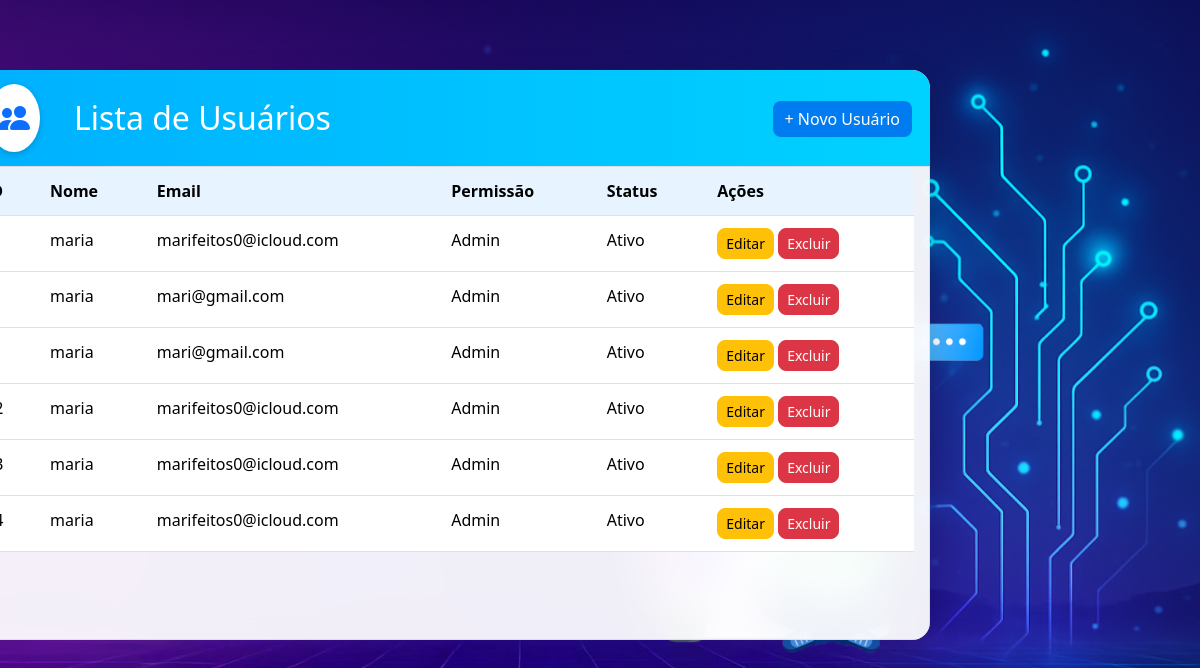
The app's page /, older data.
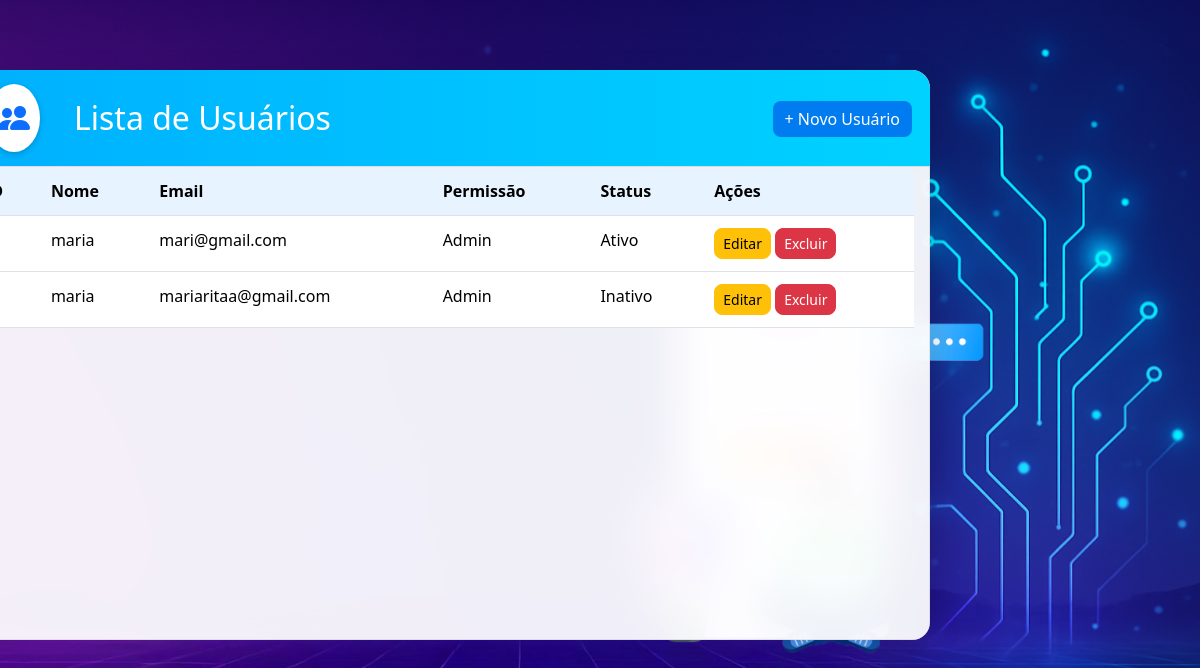
The same page, newer data.
### tables this page shows
CREATE TABLE usuarios (
    id INTEGER PRIMARY KEY AUTOINCREMENT,
    nome TEXT NOT NULL,
    email TEXT NOT NULL,
    usuario TEXT NOT NULL,
    senha TEXT NOT NULL,
    sexo TEXT,
    telefone TEXT,
    endereco TEXT,
    cpf TEXT NOT NULL,
    permissao TEXT NOT NULL,
    status TEXT NOT NULL
);

### app.py (the view)
@app.route("/")
def index():
    usuarios = listar_usuarios()
    return render_template("index.html", usuarios=usuarios)

### app.py (called while the page is built)
def get_conn():
    return sqlite3.connect(DB_PATH)

def listar_usuarios():
    with get_conn() as conn:
        cur = conn.cursor()
        cur.execute("""
            SELECT id, nome, email, usuario, senha, sexo, telefone,
                   endereco, cpf, permissao, status
            FROM usuarios
            ORDER BY id ASC
        """)
        return cur.fetchall()

### templates/index.html (shortened to what this page needs)
{% extends 'base.html' %}
{% block content %}
<div class="card-list">
  <div class="custom-header">
    <i class="bi bi-people-fill header-icon"></i>
    <h2 class="mb-0">Lista de Usuários</h2>
    <div class="ms-auto">
      <a href="/cadastrar" class="btn btn-primary">+ Novo Usuário</a>
    </div>
  </div>
  {% if usuarios %}
    <div class="table-scroll">
      <table class="table">
        <thead>
          <tr class="table-header">
            <th>ID</th>
            <th>Nome</th>
            <th>Email</th>
            <th>Permissão</th>
            <th>Status</th>
            <th>Ações</th>
          </tr>
        </thead>
        <tbody>
          {% for usuario in usuarios %}
          <tr>
            <td>{{ usuario[0] }}</td>
            <td>{{ usuario[1] }}</td>
            <td>{{ usuario[2] }}</td>
            <td>{{ usuario[9] }}</td>
            <td>{{ usuario[10] }}</td>
            <td>
              <a href="/editar/{{ usuario[0] }}" class="btn btn-warning btn-sm">Editar</a>
              <a href="/excluir/{{ usuario[0] }}" class="btn btn-danger btn-sm"
                 onclick="return confirm('Deseja excluir este usuário?')">Excluir</a>
            </td>
          </tr>
          {% endfor %}
        </tbody>
      </table>
    </div>
  {% else %}
    <p class="text-center mb-0">Nenhum usuário cadastrado.</p>
  {% endif %}
</div>
{% endblock %}

### templates/base.html (shortened to what this page needs)
<!DOCTYPE html>
<html lang="pt-br">
<head>
  <link href="https://cdn.jsdelivr.net/npm/bootstrap@5.3.2/dist/css/bootstrap.min.css" rel="stylesheet">
  <link rel="stylesheet" href="https://cdn.jsdelivr.net/npm/bootstrap-icons@1.10.5/font/bootstrap-icons.css">
<link rel="stylesheet" href="{{ url_for('static', filename='style.css') }}?v=5.6">
</head>
<body>
  <div class="container py-5 d-flex justify-content-start">
    {% block content %}{% endblock %}
  </div>
</body>
</html>

### static/style.css (style rules this page uses)
body { font-family: 'Segoe UI', Tahoma, Geneva, Verdana, sans-serif; background-image: url('/static/img/background-cadastro.jpg'); background-size: cover; background-position: center; background-repeat: no-repeat; min-height: 100vh; margin: 0; }
:root { --card-left: 260px; --card-top: 70px; --card-bottom-gap: 160px; --list-left-adjust: -250px; --edit-left-adjust: -250px; }
.header-icon { font-size: 2rem; background: white; color: #0d6efd; padding: 10px; border-radius: 50%; box-shadow: 0 2px 6px rgba(0,0,0,0.2); }
.btn { border-radius: 8px; transition: all 0.3s ease; }
.btn-primary { background-color: #007cf0; border: none; }
html, body { height: 100%; overflow: hidden; }
@media (max-width: 1365px) { :root { --card-left: 220px; } }
.card-list { position: fixed !important; top: var(--card-top) !important; left: calc(var(--card-left) + var(--list-left-adjust)) !important; width: min(960px, 92vw) !important; display: flex !important; flex-direction: column !important; height: calc(100vh - var(--card-top) - var(--card-bottom-gap)) !important; background: rgba(255,255,255,0.85); backdrop-filter: blur(20px); border-radius: 18px; box-shadow: 0 8px 30px rgba(0,0,0,0.2); overflow: hidden !important; }
.table-scroll { flex: 1 1 auto; min-height: 0; overflow-y: auto; background: rgba(255,255,255,.55); border: 1px solid rgba(0,0,0,.08); border-radius: 0 0 12px 12px; }
.table { width: 100%; border-collapse: collapse; }
.table th, .table td { padding: 12px 14px; }
.table thead { position: sticky; top: 0; z-index: 1; background: #e7f3ff; }
.table thead th { position: sticky; top: 0; background: #e7f3ff; }
.card-list .custom-header, .page-edit .card-edit .custom-header { background: linear-gradient(90deg,#00B0FF,#00D2FF) !important; color: #fff !important; padding: 14px 18px !important; border-radius: 18px 18px 0 0 !important; }
.card-list .custom-header { display: flex; align-items: center; justify-content: space-between; gap: 20px; }
.card-list .custom-header i { margin-right: 14px; }
.card-list { display: flex; flex-direction: column; height: calc(100vh - var(--card-top) - var(--card-bottom-gap)); }
.card-list > .custom-header { flex: 0 0 auto; }
.card-list > .custom-header + * { flex: 1 1 auto; min-height: 0; overflow-y: scroll; scrollbar-gutter: stable; }
.card-list > .table-scroll { overflow-y: scroll !important; scrollbar-gutter: stable; }
:root { --list-left-adjust: -250px; --edit-left-adjust: -250px; }
.card-list { position: fixed !important; left: calc(var(--card-left) + var(--list-left-adjust)) !important; }

Row changes from the older to the newer data that the page shows:
removed usuarios: nome "maria", email "marifeitos0@icloud.com", permissao "Admin", status "Ativo"
removed usuarios: nome "maria", email "marifeitos0@icloud.com", permissao "Admin", status "Ativo"
removed usuarios: nome "maria", email "marifeitos0@icloud.com", permissao "Admin", status "Ativo"
removed usuarios: nome "maria", email "marifeitos0@icloud.com", permissao "Admin", status "Ativo"
changed usuarios: email "mari@gmail.com" → "mariaritaa@gmail.com"; status "Ativo" → "Inativo"
